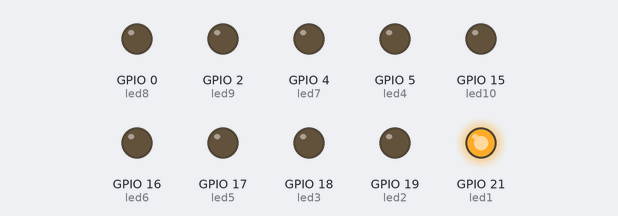
Simulated run of this program. Board: ESP32 board running MicroPython. Parts: output pins drawn as LEDs (lit = HIGH).

Above: at 0.2 s.
At 1.2 s:
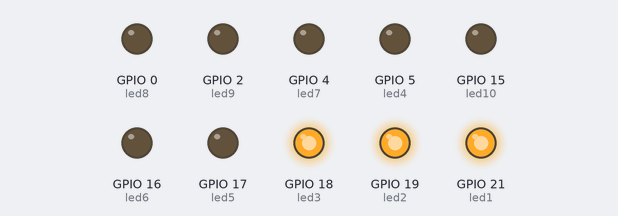
At 2.7 s:
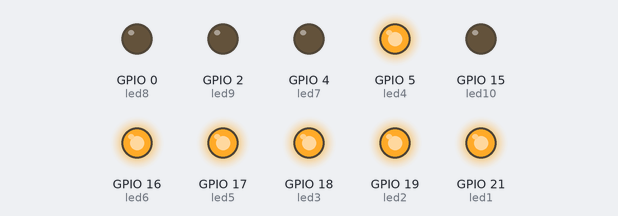
At 6.2 s:
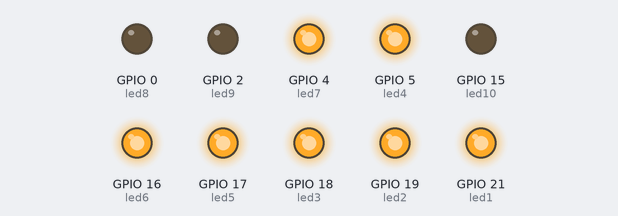
At 8.7 s:
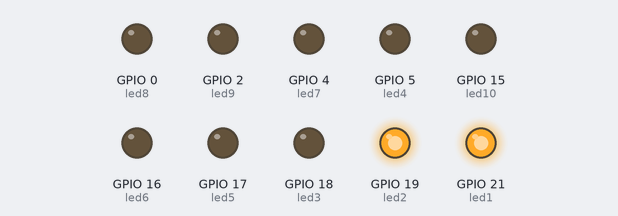
At 12.2 s:
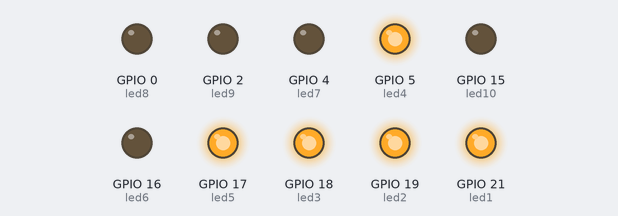
Timing chart, 0 to 13.0 s (numbered marks = the images above):
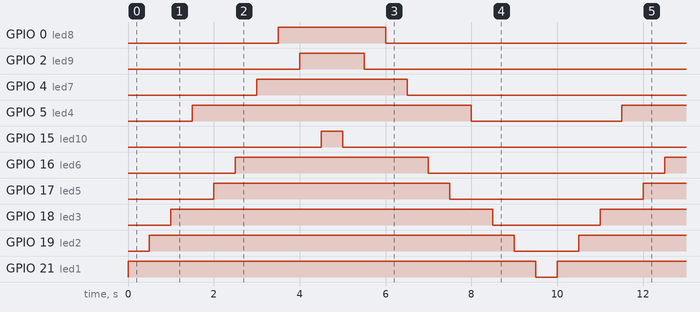

Measured:
- by itself, GPIO 0 (led8): alternates HIGH for 2.5 s and LOW for 7.5 s
- by itself, GPIO 2 (led9): alternates HIGH for 1.5 s and LOW for 8.5 s
- by itself, GPIO 4 (led7): alternates HIGH for 3.5 s and LOW for 6.5 s
- by itself, GPIO 5 (led4): alternates HIGH for 6.5 s and LOW for 3.5 s
- by itself, GPIO 15 (led10): alternates HIGH for 0.50 s and LOW for 9.5 s
- by itself, GPIO 16 (led6): alternates HIGH for 4.5 s and LOW for 5.5 s
- by itself, GPIO 17 (led5): alternates HIGH for 5.5 s and LOW for 4.5 s
- by itself, GPIO 18 (led3): alternates HIGH for 7.5 s and LOW for 2.5 s

The program:

bargraph.py
```python
#Example of a 10 leds BarGraph (single color) tested on ESP32 HiLetGo WROOM

import machine #for Pin() function
import time #for sleep() function

rest_time=0.5 #set a default and standard blink time

#GPIO below were tested in a real circuit with a bargraph
led1 = machine.Pin(21, machine.Pin.OUT)
led2 = machine.Pin(19, machine.Pin.OUT)
led3 = machine.Pin(18, machine.Pin.OUT)
led4 = machine.Pin(5, machine.Pin.OUT)
led5 = machine.Pin(17, machine.Pin.OUT)
led6 = machine.Pin(16, machine.Pin.OUT)
led7 = machine.Pin(4, machine.Pin.OUT)
led8 = machine.Pin(0, machine.Pin.OUT)
led9 = machine.Pin(2, machine.Pin.OUT)
led10 = machine.Pin(15, machine.Pin.OUT)


def initial_stage(): #This function puts all leds of bargraph in the initial stage after microcontroller was restarted or turned on.
  led10.off()
  led9.off()
  led8.off()
  led7.off()
  led6.off()
  led5.off()
  led4.off()
  led3.off()
  led2.off()
  led1.off()

def turn_on(): #This function turn on all leds, one by one and keeps them on.
    led1.on()
    time.sleep(rest_time)
    led2.on()
    time.sleep(rest_time)
    led3.on()
    time.sleep(rest_time)
    led4.on()
    time.sleep(rest_time)
    led5.on()
    time.sleep(rest_time)
    led6.on()
    time.sleep(rest_time)
    led7.on()
    time.sleep(rest_time)
    led8.on()
    time.sleep(rest_time)
    led9.on()
    time.sleep(rest_time)
    led10.on()
    time.sleep(rest_time)

def turn_off(): #In this function, all leds will be turned off backwards of turn_on() function
    led10.off()
    time.sleep(rest_time)
    led9.off()
    time.sleep(rest_time)
    led8.off()
    time.sleep(rest_time)
    led7.off()
    time.sleep(rest_time)
    led6.off()
    time.sleep(rest_time)
    led5.off()
    time.sleep(rest_time)
    led4.off()
    time.sleep(rest_time)
    led3.off()
    time.sleep(rest_time)
    led2.off()
    time.sleep(rest_time)
    led1.off()
    time.sleep(rest_time)

# Below the "main" function.
while True:
  initial_stage()
  turn_on()
  turn_off()
```
